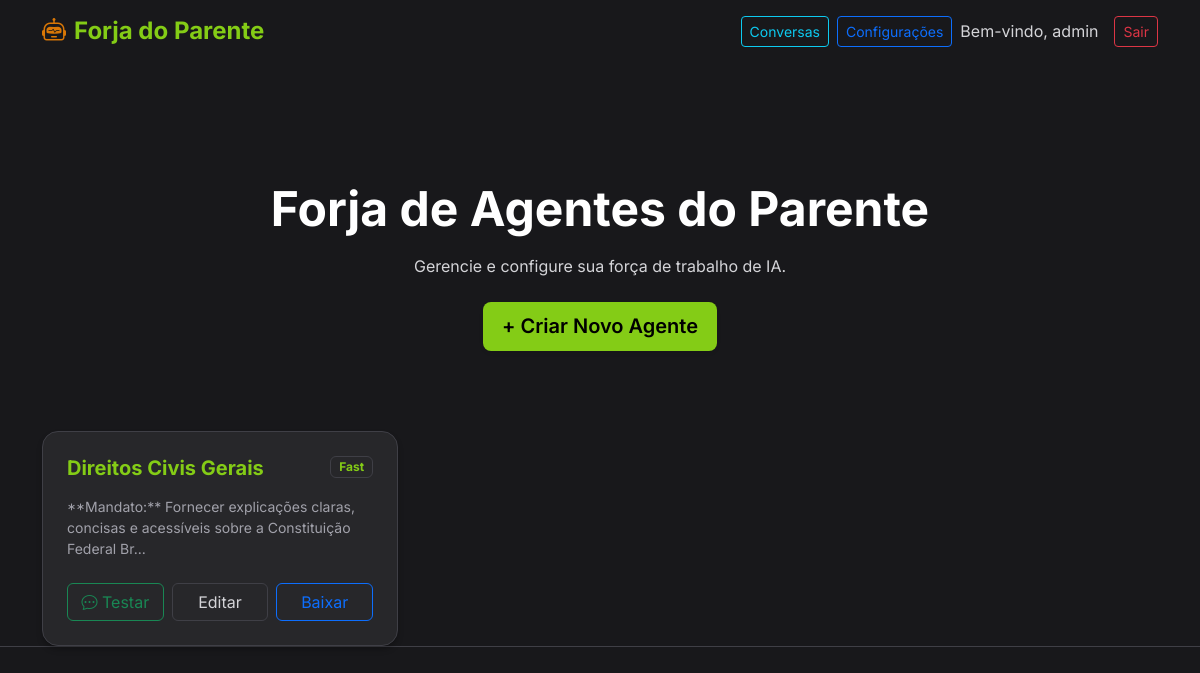
The page / (signed in) on the database its author committed.
### tables this page shows
CREATE TABLE agents (
            id INTEGER PRIMARY KEY AUTOINCREMENT,
            user_id INTEGER,
            subject TEXT,
            type TEXT,
            behaviour TEXT,
            details TEXT,
            knowledge_base TEXT,
            created_at DATETIME DEFAULT CURRENT_TIMESTAMP, status TEXT DEFAULT 'development',
            FOREIGN KEY (user_id) REFERENCES users(id)
        );

### app/Controllers/HomeController.php (called while the page is built, shortened)
<?php
require_once __DIR__ . '/../Core/Database.php';
class HomeController extends Controller
{
    private $db;
    public function __construct()
    {
        $this->db = new Database();
    }
    public function index()
    {
        $agents = [];
        if (isset($_SESSION['user'])) {
            $agents = $this->db->getAllAgents();
        }
        $this->view('home/index', ['agents' => $agents]);
    }
}

### public/index.php (called while the page is built, shortened)
<?php
$router = new Router();
$router->get('/', 'HomeController@index');
$router->post('/', 'HomeController@index');
$router->get('/agents/create', 'AgentController@create');
$router->post('/agents/store', 'AgentController@store');
$router->get('/agents/edit', 'AgentController@edit');
$router->post('/agents/update', 'AgentController@update');
$router->post('/agents/delete', 'AgentController@delete');
$router->post('/agents/delete-file', 'AgentController@deleteFile');
$router->get('/agents/download', 'AgentController@download');
$router->get('/agents/test', 'TestController@index');
$router->post('/api/chat', 'TestController@chat');
$router->post('/api/optimize', 'AgentController@optimize');
$router->get('/settings', 'SettingsController@index');
$router->post('/settings', 'SettingsController@index');
$router->get('/conversations', 'ConversationController@index');
$router->get('/conversations/show', 'ConversationController@show');
$router->get('/api/conversations/messages', 'ConversationController@apiMessages');
$uri = $_SERVER['REQUEST_URI'];
$method = $_SERVER['REQUEST_METHOD'];
$uri = parse_url($uri, PHP_URL_PATH);
$router->dispatch($uri, $method);

### app/Core/Database.php (called while the page is built, shortened)
<?php
class Database
{
    private $pdo;
    public function __construct()
    {
        try {
            $dbFile = __DIR__ . '/../../database.sqlite';
            $this->pdo = new PDO('sqlite:' . $dbFile);
            $this->pdo->setAttribute(PDO::ATTR_ERRMODE, PDO::ERRMODE_EXCEPTION);
            $this->initDb();
        } catch (PDOException $e) {
            die("Database connection failed: " . $e->getMessage());
        }
    }
    private function initDb()
    {
        $this->pdo->exec("CREATE TABLE IF NOT EXISTS users (
            id INTEGER PRIMARY KEY AUTOINCREMENT,
            username TEXT UNIQUE NOT NULL,
            password TEXT NOT NULL,
            role TEXT DEFAULT 'user',
            created_at DATETIME DEFAULT CURRENT_TIMESTAMP
        )");
        $this->pdo->exec("CREATE TABLE IF NOT EXISTS agents (
            id INTEGER PRIMARY KEY AUTOINCREMENT,
            user_id INTEGER,
            subject TEXT,
            type TEXT,
            behaviour TEXT,
            details TEXT,
            knowledge_base TEXT,
            status TEXT DEFAULT 'development',
            created_at DATETIME DEFAULT CURRENT_TIMESTAMP,
            FOREIGN KEY (user_id) REFERENCES users(id)
        )");
        $this->pdo->exec("CREATE TABLE IF NOT EXISTS agent_documents (
            id INTEGER PRIMARY KEY AUTOINCREMENT,
            agent_id INTEGER NOT NULL,
            filename TEXT NOT NULL,
            created_at DATETIME DEFAULT CURRENT_TIMESTAMP,
            FOREIGN KEY (agent_id) REFERENCES agents(id) ON DELETE CASCADE
        )");
        $stmt = $this->pdo->prepare("SELECT COUNT(*) FROM users WHERE username = 'admin'");
        $stmt->execute();
        $this->pdo->exec("CREATE TABLE IF NOT EXISTS conversations (
            id INTEGER PRIMARY KEY AUTOINCREMENT,
            user_id TEXT UNIQUE NOT NULL,
            last_message_at DATETIME DEFAULT CURRENT_TIMESTAMP
        )");
        $this->pdo->exec("CREATE TABLE IF NOT EXISTS messages (
            id INTEGER PRIMARY KEY AUTOINCREMENT,
            conversation_id INTEGER NOT NULL,
            sender TEXT NOT NULL, -- 'user' or 'agent'
            content TEXT,
            created_at DATETIME DEFAULT CURRENT_TIMESTAMP,
            FOREIGN KEY (conversation_id) REFERENCES conversations(id) ON DELETE CASCADE
        )");
        $this->pdo->exec("CREATE TABLE IF NOT EXISTS system_settings (
            key TEXT PRIMARY KEY,
            value TEXT,
            updated_at DATETIME DEFAULT CURRENT_TIMESTAMP
        )");
    }
    public function getAllAgents()
    {
        $stmt = $this->pdo->query("SELECT * FROM agents ORDER BY id DESC");
        return $stmt->fetchAll(PDO::FETCH_ASSOC);
    }
}

### app/Views/home/index.php (the view, shortened to what this page needs)
<?php if (!isset($_SESSION['user'])): ?>
    <div class="row justify-content-center align-items-center" style="min-height: 80vh;">
        <div class="col-md-5">
            <div class="text-center mb-5">
                <h1 class="display-4 fw-bold text-gradient">Forja do Parente</h1>
                <p class="lead text-muted">Construa, Configure e Implante Agentes de IA em segundos.</p>
            </div>
            <div class="card shadow-lg">
                <div class="card-body p-5">
                    <h3 class="text-center mb-4 fw-bold">Entrar</h3>
                    <?php if (isset($error)): ?>
                        <div class="alert alert-danger"><?= $error ?></div>
                    <?php endif; ?>
                    <form method="POST" action="/">
                        <div class="mb-3">
                            <label class="form-label text-muted">Usuário</label>
                            <input type="text" name="username" class="form-control form-control-lg" value="admin">
                        </div>
                        <div class="mb-4">
                            <label class="form-label text-muted">Senha</label>
                            <input type="password" name="password" class="form-control form-control-lg" value="password">
                        </div>
                        <button type="submit" name="login" class="btn btn-primary w-100 btn-lg">Entrar</button>
                    </form>
                </div>
            </div>
        </div>
    </div>
<?php else: ?>
    <div class="hero-section">
        <h1 class="display-5 fw-bold mb-3">Forja de Agentes do Parente</h1>
        <p class="text-muted mb-4">Gerencie e configure sua força de trabalho de IA.</p>
        <a href="/agents/create" class="btn btn-primary btn-lg shadow-sm">
            + Criar Novo Agente
        </a>
    </div>
    <div class="row g-4">
        <?php foreach ($agents as $agent): ?>
            <div class="col-md-4">
                <div class="card h-100">
                    <div class="card-body p-4">
                        <div class="d-flex justify-content-between align-items-start mb-3">
                            <h5 class="card-title fw-bold mb-0"><?= htmlspecialchars($agent['subject']) ?></h5>
                            <span class="badge bg-light text-primary border"><?= htmlspecialchars($agent['type']) ?></span>
                        </div>
                        <p class="card-text text-muted small mb-4" style="min-height: 60px;">
                            <?= htmlspecialchars(substr($agent['behaviour'], 0, 100)) ?>...
                        </p>
                        <div class="d-flex gap-2">
                            <a href="/agents/test?id=<?= $agent['id'] ?>" class="btn btn-outline-success w-50">
                                <i class="bi bi-chat-dots"></i> Testar
                            </a>
                            <a href="/agents/edit?id=<?= $agent['id'] ?>" class="btn btn-outline-secondary w-50">
                                Editar
                            </a>
                            <a href="/agents/download?id=<?= $agent['id'] ?>" class="btn btn-outline-primary w-50">
                                Baixar
                            </a>
                        </div>
                    </div>
                </div>
            </div>
        <?php endforeach; ?>
    </div>
<?php endif; ?>
<?php
require __DIR__ . '/../layouts/main.php';
?>

### public/assets/css/style.css (style rules this page uses)
:root { --primary-color: #84cc16; --primary-hover: #65a30d; --secondary-color: #d97706; --bg-color: #18181b; --card-bg: #27272a; --border-color: #3f3f46; --text-color: #ffffff; --text-muted: #d4d4d8; --accent-gradient: linear-gradient(135deg, #84cc16 0%, #a3e635 100%); --indigenous-pattern: repeating-linear-gradient(45deg, rgba(132, 204, 22, 0.03) 0px, rgba(132, 204, 22, 0.03) 2px, transparent 2px, transparent 10px); }
body { font-family: 'Inter', sans-serif; background-color: var(--bg-color); color: var(--text-color); border-bottom: 1px solid var(--border-color); }
.card { border: 1px solid var(--border-color); border-radius: 16px; background: var(--card-bg); box-shadow: 0 4px 6px -1px rgba(0, 0, 0, 0.3); transition: all 0.3s ease; }
.card-title { color: var(--primary-color); font-weight: 600; }
.card-text { color: var(--text-muted); font-weight: 400; }
.btn-primary { background: var(--primary-color); border: none; border-radius: 8px; padding: 0.6rem 1.2rem; font-weight: 600; color: #000; transition: all 0.2s; }
.btn-outline-secondary { color: var(--text-muted); border-color: var(--border-color); }
.hero-section { padding: 5rem 0; text-align: center; position: relative; }
body, p, h1, h2, h3, h4, h5, h6, span, div, li, td, th, label, input, textarea, select, .card-body, .modal-body { color: var(--text-color); }
.btn-primary, .btn-primary:hover, .btn-primary:active, .btn-primary:focus { color: #000000 !important; }
.badge.bg-light { color: #000000 !important; }
a { color: var(--primary-color); text-decoration: none; }
.badge.bg-light { background-color: var(--card-bg) !important; color: var(--primary-color) !important; border-color: var(--border-color) !important; }
.text-muted { color: #d4d4d8 !important; }
.card-text { color: #d4d4d8 !important; }
small, .small { color: #a1a1aa !important; }

### rows shown on the page
agents: subject "Direitos Civis Gerais", type "Fast", behaviour "**Mandato:** Fornecer explicações claras, concisas e acessíveis sobre a Constituição Federal Br"

### other values the page prints
$_SESSION['user'] "admin"
